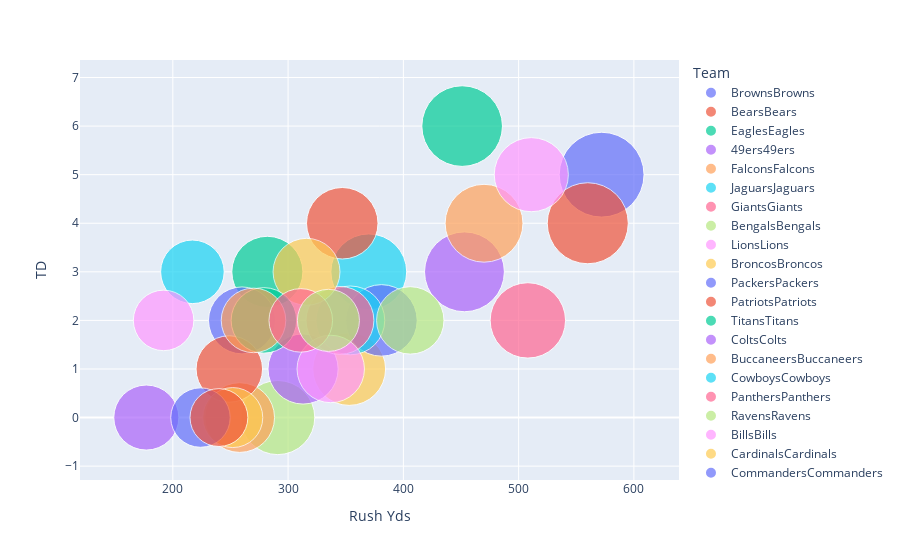

Notebook code for this chart:
### Code cell
px.scatter(rushing_df, x='Rush Yds', y='TD', color='Team', size='Att', hover_name='Team', size_max=60)

### Figure 1 — Plotly figure (JSON) as saved in the notebook; plotly's stock layout.template omitted (floating-point values rounded to 4 significant figures)
{"data": [{"hovertemplate": "<b>%{hovertext}</b><br><br>Team=BrownsBrowns<br>Rush Yds=%{x}<br>TD=%{y}<br>Att=%{marker.size}<extra></extra>", "hovertext": ["BrownsBrowns"], "legendgroup": "BrownsBrowns", "marker": {"color": "#636efa", "size": [114], "sizemode": "area", "sizeref": 0.03167, "symbol": "circle"}, "mode": "markers", "name": "BrownsBrowns", "orientation": "v", "showlegend": true, "type": "scatter", "x": [572], "xaxis": "x", "y": [5], "yaxis": "y"}, {"hovertemplate": "<b>%{hovertext}</b><br><br>Team=BearsBears<br>Rush Yds=%{x}<br>TD=%{y}<br>Att=%{marker.size}<extra></extra>", "hovertext": ["BearsBears"], "legendgroup": "BearsBears", "marker": {"color": "#EF553B", "size": [104], "sizemode": "area", "sizeref": 0.03167, "symbol": "circle"}, "mode": "markers", "name": "BearsBears", "orientation": "v", "showlegend": true, "type": "scatter", "x": [560], "xaxis": "x", "y": [4], "yaxis": "y"}, {"hovertemplate": "<b>%{hovertext}</b><br><br>Team=EaglesEagles<br>Rush Yds=%{x}<br>TD=%{y}<br>Att=%{marker.size}<extra></extra>", "hovertext": ["EaglesEagles"], "legendgroup": "EaglesEagles", "marker": {"color": "#00cc96", "size": [103], "sizemode": "area", "sizeref": 0.03167, "symbol": "circle"}, "mode": "markers", "name": "EaglesEagles", "orientation": "v", "showlegend": true, "type": "scatter", "x": [451], "xaxis": "x", "y": [6], "yaxis": "y"}, {"hovertemplate": "<b>%{hovertext}</b><br><br>Team=49ers49ers<br>Rush Yds=%{x}<br>TD=%{y}<br>Att=%{marker.size}<extra></extra>", "hovertext": ["49ers49ers"], "legendgroup": "49ers49ers", "marker": {"color": "#ab63fa", "size": [101], "sizemode": "area", "sizeref": 0.03167, "symbol": "circle"}, "mode": "markers", "name": "49ers49ers", "orientation": "v", "showlegend": true, "type": "scatter", "x": [453], "xaxis": "x", "y": [3], "yaxis": "y"}, {"hovertemplate": "<b>%{hovertext}</b><br><br>Team=FalconsFalcons<br>Rush Yds=%{x}<br>TD=%{y}<br>Att=%{marker.size}<extra></extra>", "hovertext": ["FalconsFalcons"], "legendgroup": "FalconsFalcons", "marker": {"color": "#FFA15A", "size": [96], "sizemode": "area", "sizeref": 0.03167, "symbol": "circle"}, "mode": "markers", "name": "FalconsFalcons", "orientation": "v", "showlegend": true, "type": "scatter", "x": [470], "xaxis": "x", "y": [4], "yaxis": "y"}, {"hovertemplate": "<b>%{hovertext}</b><br><br>Team=JaguarsJaguars<br>Rush Yds=%{x}<br>TD=%{y}<br>Att=%{marker.size}<extra></extra>", "hovertext": ["JaguarsJaguars"], "legendgroup": "JaguarsJaguars", "marker": {"color": "#19d3f3", "size": [91], "sizemode": "area", "sizeref": 0.03167, "symbol": "circle"}, "mode": "markers", "name": "JaguarsJaguars", "orientation": "v", "showlegend": true, "type": "scatter", "x": [370], "xaxis": "x", "y": [3], "yaxis": "y"}, {"hovertemplate": "<b>%{hovertext}</b><br><br>Team=GiantsGiants<br>Rush Yds=%{x}<br>TD=%{y}<br>Att=%{marker.size}<extra></extra>", "hovertext": ["GiantsGiants"], "legendgroup": "GiantsGiants", "marker": {"color": "#FF6692", "size": [90], "sizemode": "area", "sizeref": 0.03167, "symbol": "circle"}, "mode": "markers", "name": "GiantsGiants", "orientation": "v", "showlegend": true, "type": "scatter", "x": [508], "xaxis": "x", "y": [2], "yaxis": "y"}, {"hovertemplate": "<b>%{hovertext}</b><br><br>Team=BengalsBengals<br>Rush Yds=%{x}<br>TD=%{y}<br>Att=%{marker.size}<extra></extra>", "hovertext": ["BengalsBengals"], "legendgroup": "BengalsBengals", "marker": {"color": "#B6E880", "size": [87], "sizemode": "area", "sizeref": 0.03167, "symbol": "circle"}, "mode": "markers", "name": "BengalsBengals", "orientation": "v", "showlegend": true, "type": "scatter", "x": [291], "xaxis": "x", "y": [0], "yaxis": "y"}, {"hovertemplate": "<b>%{hovertext}</b><br><br>Team=LionsLions<br>Rush Yds=%{x}<br>TD=%{y}<br>Att=%{marker.size}<extra></extra>", "hovertext": ["LionsLions"], "legendgroup": "LionsLions", "marker": {"color": "#FF97FF", "size": [87], "sizemode": "area", "sizeref": 0.03167, "symbol": "circle"}, "mode": "markers", "name": "LionsLions", "orientation": "v", "showlegend": true, "type": "scatter", "x": [511], "xaxis": "x", "y": [5], "yaxis": "y"}, {"hovertemplate": "<b>%{hovertext}</b><br><br>Team=BroncosBroncos<br>Rush Yds=%{x}<br>TD=%{y}<br>Att=%{marker.size}<extra></extra>", "hovertext": ["BroncosBroncos"], "legendgroup": "BroncosBroncos", "marker": {"color": "#FECB52", "size": [84], "sizemode": "area", "sizeref": 0.03167, "symbol": "circle"}, "mode": "markers", "name": "BroncosBroncos", "orientation": "v", "showlegend": true, "type": "scatter", "x": [353], "xaxis": "x", "y": [1], "yaxis": "y"}, {"hovertemplate": "<b>%{hovertext}</b><br><br>Team=PackersPackers<br>Rush Yds=%{x}<br>TD=%{y}<br>Att=%{marker.size}<extra></extra>", "hovertext": ["PackersPackers"], "legendgroup": "PackersPackers", "marker": {"color": "#636efa", "size": [81], "sizemode": "area", "sizeref": 0.03167, "symbol": "circle"}, "mode": "markers", "name": "PackersPackers", "orientation": "v", "showlegend": true, "type": "scatter", "x": [381], "xaxis": "x", "y": [2], "yaxis": "y"}, {"hovertemplate": "<b>%{hovertext}</b><br><br>Team=PatriotsPatriots<br>Rush Yds=%{x}<br>TD=%{y}<br>Att=%{marker.size}<extra></extra>", "hovertext": ["PatriotsPatriots"], "legendgroup": "PatriotsPatriots", "marker": {"color": "#EF553B", "size": [81], "sizemode": "area", "sizeref": 0.03167, "symbol": "circle"}, "mode": "markers", "name": "PatriotsPatriots", "orientation": "v", "showlegend": true, "type": "scatter", "x": [347], "xaxis": "x", "y": [4], "yaxis": "y"}, {"hovertemplate": "<b>%{hovertext}</b><br><br>Team=TitansTitans<br>Rush Yds=%{x}<br>TD=%{y}<br>Att=%{marker.size}<extra></extra>", "hovertext": ["TitansTitans"], "legendgroup": "TitansTitans", "marker": {"color": "#00cc96", "size": [80], "sizemode": "area", "sizeref": 0.03167, "symbol": "circle"}, "mode": "markers", "name": "TitansTitans", "orientation": "v", "showlegend": true, "type": "scatter", "x": [282], "xaxis": "x", "y": [3], "yaxis": "y"}, {"hovertemplate": "<b>%{hovertext}</b><br><br>Team=ColtsColts<br>Rush Yds=%{x}<br>TD=%{y}<br>Att=%{marker.size}<extra></extra>", "hovertext": ["ColtsColts"], "legendgroup": "ColtsColts", "marker": {"color": "#ab63fa", "size": [78], "sizemode": "area", "sizeref": 0.03167, "symbol": "circle"}, "mode": "markers", "name": "ColtsColts", "orientation": "v", "showlegend": true, "type": "scatter", "x": [313], "xaxis": "x", "y": [1], "yaxis": "y"}, {"hovertemplate": "<b>%{hovertext}</b><br><br>Team=BuccaneersBuccaneers<br>Rush Yds=%{x}<br>TD=%{y}<br>Att=%{marker.size}<extra></extra>", "hovertext": ["BuccaneersBuccaneers"], "legendgroup": "BuccaneersBuccaneers", "marker": {"color": "#FFA15A", "size": [77], "sizemode": "area", "sizeref": 0.03167, "symbol": "circle"}, "mode": "markers", "name": "BuccaneersBuccaneers", "orientation": "v", "showlegend": true, "type": "scatter", "x": [258], "xaxis": "x", "y": [0], "yaxis": "y"}, {"hovertemplate": "<b>%{hovertext}</b><br><br>Team=CowboysCowboys<br>Rush Yds=%{x}<br>TD=%{y}<br>Att=%{marker.size}<extra></extra>", "hovertext": ["CowboysCowboys"], "legendgroup": "CowboysCowboys", "marker": {"color": "#19d3f3", "size": [75], "sizemode": "area", "sizeref": 0.03167, "symbol": "circle"}, "mode": "markers", "name": "CowboysCowboys", "orientation": "v", "showlegend": true, "type": "scatter", "x": [354], "xaxis": "x", "y": [2], "yaxis": "y"}, {"hovertemplate": "<b>%{hovertext}</b><br><br>Team=PanthersPanthers<br>Rush Yds=%{x}<br>TD=%{y}<br>Att=%{marker.size}<extra></extra>", "hovertext": ["PanthersPanthers"], "legendgroup": "PanthersPanthers", "marker": {"color": "#FF6692", "size": [73], "sizemode": "area", "sizeref": 0.03167, "symbol": "circle"}, "mode": "markers", "name": "PanthersPanthers", "orientation": "v", "showlegend": true, "type": "scatter", "x": [345], "xaxis": "x", "y": [2], "yaxis": "y"}, {"hovertemplate": "<b>%{hovertext}</b><br><br>Team=RavensRavens<br>Rush Yds=%{x}<br>TD=%{y}<br>Att=%{marker.size}<extra></extra>", "hovertext": ["RavensRavens"], "legendgroup": "RavensRavens", "marker": {"color": "#B6E880", "size": [72], "sizemode": "area", "sizeref": 0.03167, "symbol": "circle"}, "mode": "markers", "name": "RavensRavens", "orientation": "v", "showlegend": true, "type": "scatter", "x": [406], "xaxis": "x", "y": [2], "yaxis": "y"}, {"hovertemplate": "<b>%{hovertext}</b><br><br>Team=BillsBills<br>Rush Yds=%{x}<br>TD=%{y}<br>Att=%{marker.size}<extra></extra>", "hovertext": ["BillsBills"], "legendgroup": "BillsBills", "marker": {"color": "#FF97FF", "size": [72], "sizemode": "area", "sizeref": 0.03167, "symbol": "circle"}, "mode": "markers", "name": "BillsBills", "orientation": "v", "showlegend": true, "type": "scatter", "x": [337], "xaxis": "x", "y": [1], "yaxis": "y"}, {"hovertemplate": "<b>%{hovertext}</b><br><br>Team=CardinalsCardinals<br>Rush Yds=%{x}<br>TD=%{y}<br>Att=%{marker.size}<extra></extra>", "hovertext": ["CardinalsCardinals"], "legendgroup": "CardinalsCardinals", "marker": {"color": "#FECB52", "size": [71], "sizemode": "area", "sizeref": 0.03167, "symbol": "circle"}, "mode": "markers", "name": "CardinalsCardinals", "orientation": "v", "showlegend": true, "type": "scatter", "x": [316], "xaxis": "x", "y": [3], "yaxis": "y"}, {"hovertemplate": "<b>%{hovertext}</b><br><br>Team=CommandersCommanders<br>Rush Yds=%{x}<br>TD=%{y}<br>Att=%{marker.size}<extra></extra>", "hovertext": ["CommandersCommanders"], "legendgroup": "CommandersCommanders", "marker": {"color": "#636efa", "size": [71], "sizemode": "area", "sizeref": 0.03167, "symbol": "circle"}, "mode": "markers", "name": "CommandersCommanders", "orientation": "v", "showlegend": true, "type": "scatter", "x": [260], "xaxis": "x", "y": [2], "yaxis": "y"}, {"hovertemplate": "<b>%{hovertext}</b><br><br>Team=TexansTexans<br>Rush Yds=%{x}<br>TD=%{y}<br>Att=%{marker.size}<extra></extra>", "hovertext": ["TexansTexans"], "legendgroup": "TexansTexans", "marker": {"color": "#EF553B", "size": [70], "sizemode": "area", "sizeref": 0.03167, "symbol": "circle"}, "mode": "markers", "name": "TexansTexans", "orientation": "v", "showlegend": true, "type": "scatter", "x": [249], "xaxis": "x", "y": [1], "yaxis": "y"}, {"hovertemplate": "<b>%{hovertext}</b><br><br>Team=ChiefsChiefs<br>Rush Yds=%{x}<br>TD=%{y}<br>Att=%{marker.size}<extra></extra>", "hovertext": ["ChiefsChiefs"], "legendgroup": "ChiefsChiefs", "marker": {"color": "#00cc96", "size": [68], "sizemode": "area", "sizeref": 0.03167, "symbol": "circle"}, "mode": "markers", "name": "ChiefsChiefs", "orientation": "v", "showlegend": true, "type": "scatter", "x": [279], "xaxis": "x", "y": [2], "yaxis": "y"}, {"hovertemplate": "<b>%{hovertext}</b><br><br>Team=ChargersChargers<br>Rush Yds=%{x}<br>TD=%{y}<br>Att=%{marker.size}<extra></extra>", "hovertext": ["ChargersChargers"], "legendgroup": "ChargersChargers", "marker": {"color": "#ab63fa", "size": [67], "sizemode": "area", "sizeref": 0.03167, "symbol": "circle"}, "mode": "markers", "name": "ChargersChargers", "orientation": "v", "showlegend": true, "type": "scatter", "x": [177], "xaxis": "x", "y": [0], "yaxis": "y"}, {"hovertemplate": "<b>%{hovertext}</b><br><br>Team=SteelersSteelers<br>Rush Yds=%{x}<br>TD=%{y}<br>Att=%{marker.size}<extra></extra>", "hovertext": ["SteelersSteelers"], "legendgroup": "SteelersSteelers", "marker": {"color": "#FFA15A", "size": [66], "sizemode": "area", "sizeref": 0.03167, "symbol": "circle"}, "mode": "markers", "name": "SteelersSteelers", "orientation": "v", "showlegend": true, "type": "scatter", "x": [270], "xaxis": "x", "y": [2], "yaxis": "y"}, {"hovertemplate": "<b>%{hovertext}</b><br><br>Team=RamsRams<br>Rush Yds=%{x}<br>TD=%{y}<br>Att=%{marker.size}<extra></extra>", "hovertext": ["RamsRams"], "legendgroup": "RamsRams", "marker": {"color": "#19d3f3", "size": [64], "sizemode": "area", "sizeref": 0.03167, "symbol": "circle"}, "mode": "markers", "name": "RamsRams", "orientation": "v", "showlegend": true, "type": "scatter", "x": [217], "xaxis": "x", "y": [3], "yaxis": "y"}, {"hovertemplate": "<b>%{hovertext}</b><br><br>Team=VikingsVikings<br>Rush Yds=%{x}<br>TD=%{y}<br>Att=%{marker.size}<extra></extra>", "hovertext": ["VikingsVikings"], "legendgroup": "VikingsVikings", "marker": {"color": "#FF6692", "size": [64], "sizemode": "area", "sizeref": 0.03167, "symbol": "circle"}, "mode": "markers", "name": "VikingsVikings", "orientation": "v", "showlegend": true, "type": "scatter", "x": [311], "xaxis": "x", "y": [2], "yaxis": "y"}, {"hovertemplate": "<b>%{hovertext}</b><br><br>Team=SaintsSaints<br>Rush Yds=%{x}<br>TD=%{y}<br>Att=%{marker.size}<extra></extra>", "hovertext": ["SaintsSaints"], "legendgroup": "SaintsSaints", "marker": {"color": "#B6E880", "size": [61], "sizemode": "area", "sizeref": 0.03167, "symbol": "circle"}, "mode": "markers", "name": "SaintsSaints", "orientation": "v", "showlegend": true, "type": "scatter", "x": [335], "xaxis": "x", "y": [2], "yaxis": "y"}, {"hovertemplate": "<b>%{hovertext}</b><br><br>Team=DolphinsDolphins<br>Rush Yds=%{x}<br>TD=%{y}<br>Att=%{marker.size}<extra></extra>", "hovertext": ["DolphinsDolphins"], "legendgroup": "DolphinsDolphins", "marker": {"color": "#FF97FF", "size": [58], "sizemode": "area", "sizeref": 0.03167, "symbol": "circle"}, "mode": "markers", "name": "DolphinsDolphins", "orientation": "v", "showlegend": true, "type": "scatter", "x": [192], "xaxis": "x", "y": [2], "yaxis": "y"}, {"hovertemplate": "<b>%{hovertext}</b><br><br>Team=JetsJets<br>Rush Yds=%{x}<br>TD=%{y}<br>Att=%{marker.size}<extra></extra>", "hovertext": ["JetsJets"], "legendgroup": "JetsJets", "marker": {"color": "#FECB52", "size": [57], "sizemode": "area", "sizeref": 0.03167, "symbol": "circle"}, "mode": "markers", "name": "JetsJets", "orientation": "v", "showlegend": true, "type": "scatter", "x": [252], "xaxis": "x", "y": [0], "yaxis": "y"}, {"hovertemplate": "<b>%{hovertext}</b><br><br>Team=SeahawksSeahawks<br>Rush Yds=%{x}<br>TD=%{y}<br>Att=%{marker.size}<extra></extra>", "hovertext": ["SeahawksSeahawks"], "legendgroup": "SeahawksSeahawks", "marker": {"color": "#636efa", "size": [56], "sizemode": "area", "sizeref": 0.03167, "symbol": "circle"}, "mode": "markers", "name": "SeahawksSeahawks", "orientation": "v", "showlegend": true, "type": "scatter", "x": [224], "xaxis": "x", "y": [0], "yaxis": "y"}, {"hovertemplate": "<b>%{hovertext}</b><br><br>Team=RaidersRaiders<br>Rush Yds=%{x}<br>TD=%{y}<br>Att=%{marker.size}<extra></extra>", "hovertext": ["RaidersRaiders"], "legendgroup": "RaidersRaiders", "marker": {"color": "#EF553B", "size": [53], "sizemode": "area", "sizeref": 0.03167, "symbol": "circle"}, "mode": "markers", "name": "RaidersRaiders", "orientation": "v", "showlegend": true, "type": "scatter", "x": [240], "xaxis": "x", "y": [0], "yaxis": "y"}], "layout": {"legend": {"itemsizing": "constant", "title": {"text": "Team"}, "tracegroupgap": 0}, "margin": {"t": 60}, "xaxis": {"anchor": "y", "domain": [0, 1], "title": {"text": "Rush Yds"}}, "yaxis": {"anchor": "x", "domain": [0, 1], "title": {"text": "TD"}}}}
